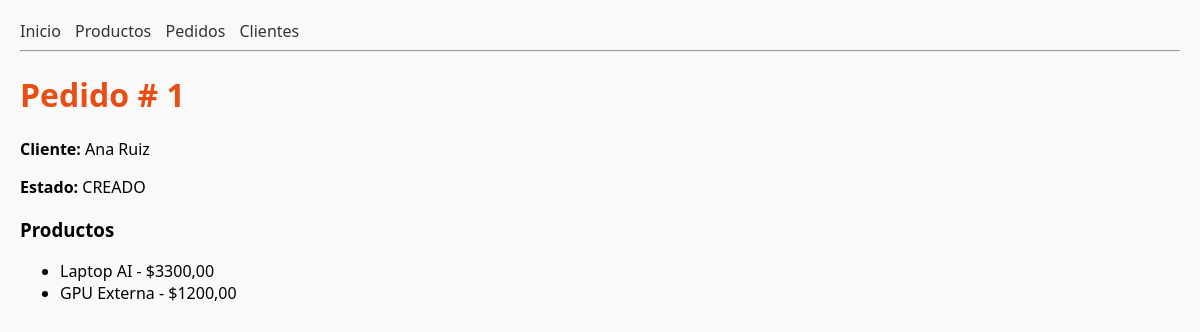
The page /pedidos/1 on the database its author committed.
### tienda/models.py (models this page shows, shortened)
class Pedido(models.Model):
    ESTADOS = [
        ("CREADO", "Creado"),
        ("PAGADO", "Pagado"),
        ("ENVIADO", "Enviado"),
        ("CERRADO", "Cerrado"),
    ]
    cliente = models.ForeignKey(Cliente, on_delete=models.CASCADE, related_name="pedidos")
    productos = models.ManyToManyField(Producto, related_name="pedidos")
    fecha = models.DateTimeField(auto_now_add=True)
    estado = models.CharField(max_length=7, choices=ESTADOS, default="CREADO")

class Cliente(models.Model):
    nombre = models.CharField(max_length=100)
    email = models.EmailField(unique=True)
    fecha_registro = models.DateTimeField(auto_now_add=True)
    activo = models.BooleanField(default=True)

class Producto(models.Model):
    nombre = models.CharField(max_length=100)
    descripcion = models.TextField()
    precio = models.DecimalField(max_digits=8, decimal_places=2)

### tienda/views.py (the view)
# urls.py: path("pedidos/<int:pk>", views.detalle_pedido, name="detalle_pedido"),
def detalle_pedido(request, pk):
    pedido = get_object_or_404(
        Pedido.objects.select_related("cliente").prefetch_related("productos"),
        pk=pk
    )
    return render(request, "tienda/detalle_pedido.html", {"pedido": pedido})

### tienda/templates/tienda/detalle_pedido.html (shortened to what this page needs)
{% extends "tienda/base.html" %}
{% block content %}
<h1>Pedido # {{ pedido.id }}</h1>
<p><b>Cliente:</b> {{ pedido.cliente.nombre }}</p>
<p><b>Estado:</b> {{ pedido.estado }}</p>
<h3>Productos</h3>
<ul>
    {% for p in pedido.productos.all %}
        <li>{{ p.nombre }} - ${{ p.precio|floatformat:2 }}</li>
    {% endfor %}
</ul>
{% endblock %}

### tienda/static/css/main.css (style rules this page uses)
body { font-family: 'Segoe UI', sans-serif; margin: 20px; background-color: #f9f9f9; }
h1 { color: #e84d13; }

### rows shown on the page
Pedido: id "1", cliente.nombre "Ana Ruiz", estado "CREADO"
Producto: nombre "Laptop AI", precio "3300,00"
Producto: nombre "GPU Externa", precio "1200,00"
